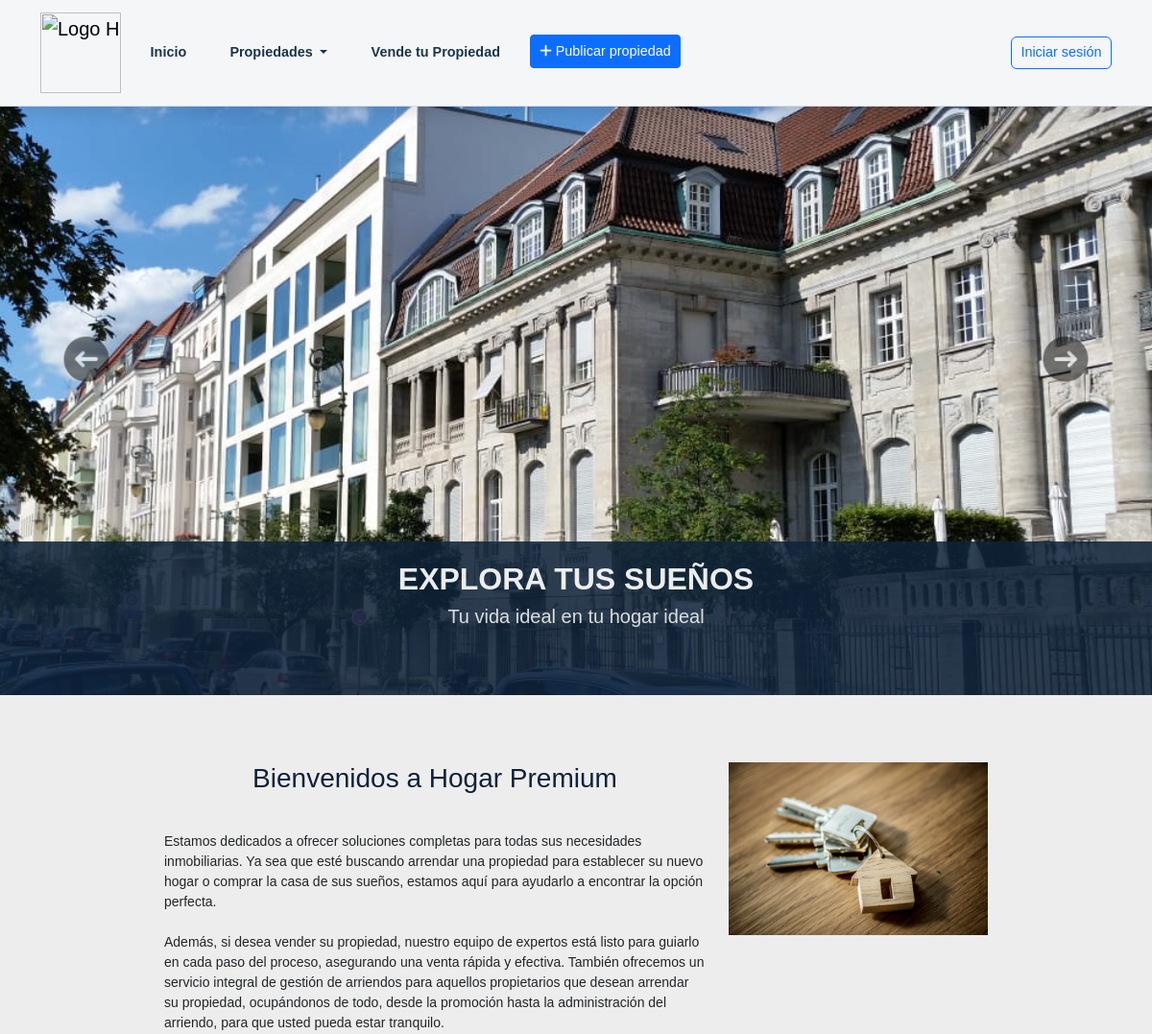
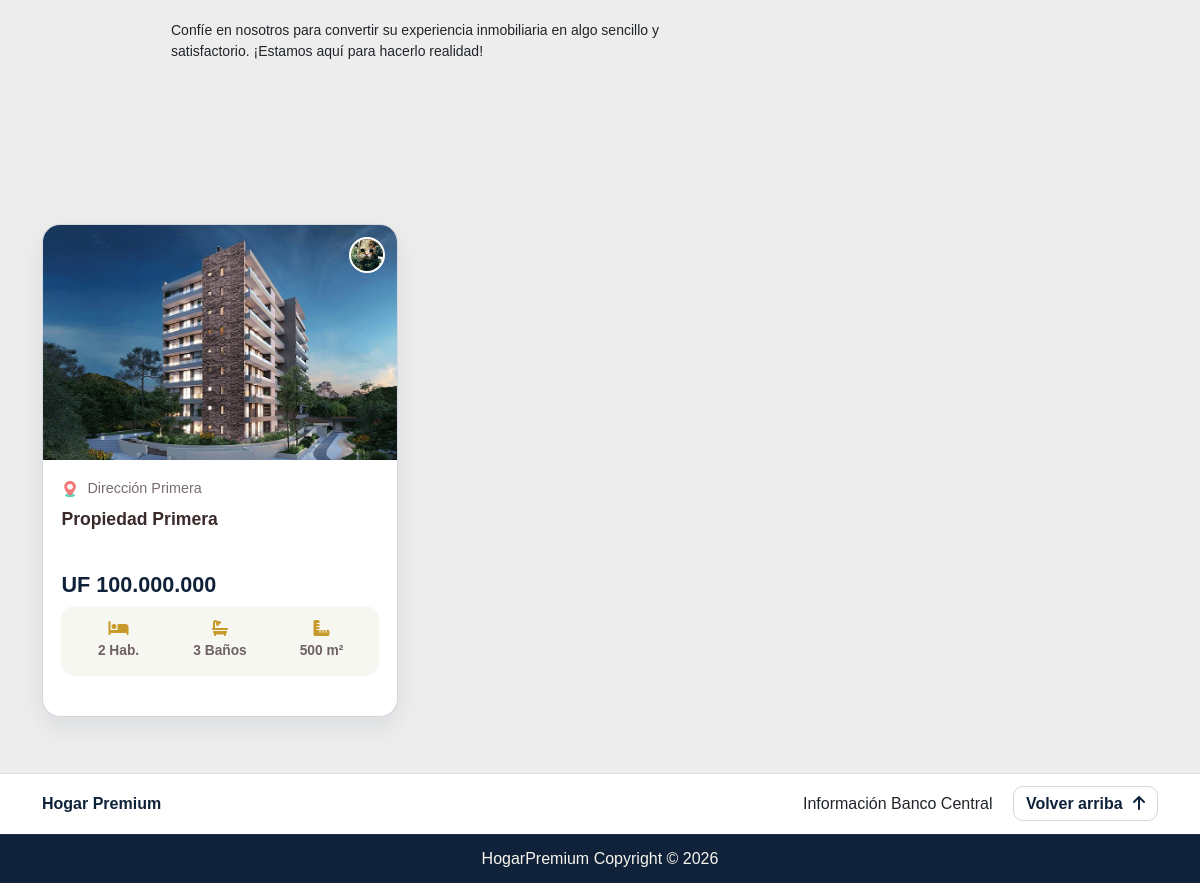
The page / on the database its author committed (2 pictures, top to bottom).
### inmobiliaria_app/models.py (models this page shows, shortened)
class Propiedad(models.Model):
    TIPO_PROPIEDAD_OPCIONES = [
        ('ar', 'Arriendo'),
        ('ve', 'Venta'),
    ]
    DISPONIBLE_OPCIONES = [
        ('si', 'Disponible'),
        ('no', 'No Disponible'),
    ]
    JARDIN_OPCIONES = [
        ('si', 'Si tiene Jardín'),
        ('no', 'No tiene Jardín'),
    ]
    PATIO_OPCIONES = [
        ('si', 'Si tiene Patio'),
        ('no', 'No tiene Patio'),
    ]
    GARAGE_OPCIONES = [
        ('si', 'Si tiene Garage'),
        ('no', 'No tiene Garage'),
    ]
    SOTANO_OPCIONES = [
        ('si', 'Si tiene Sótano'),
        ('no', 'No tiene Sótano'),
    ]
    idPropiedad                 = models.AutoField(primary_key=True, verbose_name='ID')
    tituloPropiedad             = models.CharField(max_length=100, verbose_name='Titulo de Propiedad')
    direccionPropiedad          = models.CharField(max_length=100, verbose_name='Dirección de Propiedad')
    descripcionPropiedad        = models.CharField(max_length=1500, verbose_name='Descripción de Propiedad')
    caracteristicasPropiedad    = models.CharField(max_length=1500, verbose_name='Características de Propiedad', null=True)
    precioPropiedad             = models.IntegerField(validators=[MinValueValidator(1)], verbose_name='Precio de Propiedad') # PRECIO EN UF # PROBAR API https://api.cmfchile.cl/documentacion/UF.html
    paisPropiedad               = models.ForeignKey(Pais, on_delete=models.CASCADE, verbose_name='País de Propiedad')
    tipoPropiedad               = models.CharField(
        max_length=2,
        choices=TIPO_PROPIEDAD_OPCIONES,
        verbose_name='Arriendo o Venta'
    )
    disponibilidadPropiedad     = models.CharField(
        max_length=2,
        choices=DISPONIBLE_OPCIONES,
        verbose_name='Disponibilidad'
    )
    habitacionesPropiedad       = models.IntegerField(validators=[MinValueValidator(0), MaxValueValidator(100)], verbose_name='Cantidad de Habitaciones')
    bannosPropiedad             = models.IntegerField(validators=[MinValueValidator(0), MaxValueValidator(100)], verbose_name='Cantidad de Baños')
    metroscubPropiedad          = models.IntegerField(validators=[MinValueValidator(1)], verbose_name='Metros Cuadrados de Propiedad')
    jardinPropiedad            = models.CharField(
        max_length=2,
        choices=JARDIN_OPCIONES,
        verbose_name='¿Tiene Jardín?'
    )
    patioPropiedad            = models.CharField(
        max_length=2,
        choices=PATIO_OPCIONES,
        verbose_name='¿Tiene Patio?'
    )
    garagePropiedad            = models.CharField(
        max_length=2,
        choices=GARAGE_OPCIONES,
        verbose_name='¿Tiene Garage?'
    )
    sotanoPropiedad            = models.CharField(
        max_length=2,
        choices=SOTANO_OPCIONES,
        verbose_name='¿Tiene Sótano?'
    )
    ofertaPropiedad             = models.IntegerField(validators=[MinValueValidator(0), MaxValueValidator(100)], verbose_name='% de Oferta')

class ImagenPropiedad(models.Model):
    idPropiedad                 = models.ForeignKey(Propiedad, on_delete=models.CASCADE, related_name='images', to_field='idPropiedad')
    imagenPropiedad             = models.ImageField(upload_to='imagenes/', verbose_name='Imagen/es de Propiedad')

class Pais(models.Model):
    TIPO_MONEDA_OPCIONES = {
        ('uf', 'UF'),
        ('eu', 'EURO'),
    }
    nombrePais      = models.CharField(max_length=50, unique=True, verbose_name='Nombre de País')
    iconoPais       = models.ImageField(upload_to='imagenes/', verbose_name='Icono de País')
    tipoMoneda      = models.CharField(max_length=2, choices=TIPO_MONEDA_OPCIONES, verbose_name='UF o EURO')
    codigoCelular   = models.CharField(max_length=4, verbose_name='Código de País')
    def __str__(self):
        return self.nombrePais

### inmobiliaria_app/views.py (the view)
# urls.py: path('', views.inicio, name='inicio'),
def inicio(request):
    esAdmin = request.user.is_superuser
    todas_propiedades =  Propiedad.objects.filter(disponibilidadPropiedad='si')
    context={
        'es_admin': esAdmin,
        'propiedades_todas':    todas_propiedades,
    }
    return render(request, 'inmobiliaria/inicio.html', context)

### inmobiliaria_app/templatetags/custom_filters.py (called while the page is built)
@register.filter
def acortar_titulo(value, max_lenght=60):
    if len(value) > max_lenght:
        return value[:max_lenght] + '...'
    return value

@register.filter
def formatear_dinero_uf(value):
    value = round(value)
    value = f'UF {value:,}'
    value = value.replace(',', '.')
    return value

### inmobiliaria_app/templates/inmobiliaria/inicio.html (shortened to what this page needs)
﻿{% extends 'inmobiliaria/base.html' %}
{% load bootstrap5 %}
{% load static %}
{% load custom_filters %}
    {% block head %}
    <link href="{%static  'css/index.css'%}" rel="stylesheet">
    <link rel="stylesheet" href="{% static 'css/tarjetas.css' %}">
    <link rel="stylesheet" href="{% static 'css/property-card.css' %}">
    {% endblock head %}
{% block body %}
<div class="carousel slide mx-auto" style="width: 100%;" id="carrusel-inicio" style="margin-top: 89px">
    <div class="carousel-inner">
        <div class="carousel-item item active">
            <img src="{% static 'images/carrusel.png' %}" class="d-block pos img-fluid" alt="...">
            <div class="overlay">
                <div class="container-fluid" style="background-color: rgba(15, 34, 58, 0.86); padding-top: 20px; min-height: 160px; width: 100%; position: absolute; bottom: 0px;">
                        <h2 class="text-center" style="color: rgba(255, 255, 255, 0.915); font-weight: bold;">EXPLORA TUS SUEÑOS </h2>
                        <div class="container" style="width: 60%;">
                            <h5 class="text-center" style="color: rgba(255, 255, 255, 0.837);">Tu vida ideal en tu hogar ideal</h5>
                        </div>
                </div>
            </div>
        </div>
    </div>
    <button class="carousel-control-prev" type="button" data-bs-target="#carrusel-inicio" data-bs-slide="prev" style="height: 700px;">
      <span class="carousel-control-prev-icon" aria-hidden="true"></span>
    </button>
    <button class="carousel-control-next" type="button" data-bs-target="#carrusel-inicio" data-bs-slide="next" style="height: 700px;">
      <span class="carousel-control-next-icon" aria-hidden="true"></span>
    </button>
</div>
<div class="container-fluid">
  <div class="container" style="width: 75%; margin-bottom: 50px; padding-top: 70px;">
    <div class="row">
      <div class="col-12 col-md-8  col-sm-8">
        <h3 class="text-center" style="color: #0F223A; padding-bottom: 30px;">Bienvenidos a Hogar Premium</h3>
        <div>
          <p style="font-size: 14px;">
            Estamos dedicados a ofrecer soluciones completas para todas sus necesidades inmobiliarias. Ya sea que esté buscando arrendar una propiedad para establecer su nuevo hogar o comprar la casa de sus sueños, estamos aquí para ayudarlo a encontrar la opción perfecta.
            <br><br>
            Además, si desea vender su propiedad, nuestro equipo de expertos está listo para guiarlo en cada paso del proceso, asegurando una venta rápida y efectiva. También ofrecemos un servicio integral de gestión de arriendos para aquellos propietarios que desean arrendar su propiedad, ocupándonos de todo, desde la promoción hasta la administración del arriendo, para que usted pueda estar tranquilo.
            <br><br>
            Confíe en nosotros para convertir su experiencia inmobiliaria en algo sencillo y satisfactorio. ¡Estamos aquí para hacerlo realidad!
          </p>
        </div>
      </div>
      <div class="col-12 col-md-4 col-sm-4 text-center">
        <img src="/static/images/14502.jpg" alt="Hogar Premium" class="img-fluid" style="max-height: 300px;">
      </div>
    </div>
  </div>
</div>
<br>
<br><br>
<div class="container pb-5">
  <div class="row g-4">
    {% for propiedad in propiedades_todas %}
    <div class="col-12 col-md-6 col-xl-4">
      {% include 'inmobiliaria/components/property_card.html' with propiedad=propiedad %}
    </div>
    {% endfor %}
  </div>
</div>
{% endblock body %}

### inmobiliaria_app/templates/inmobiliaria/components/property_card.html (shortened to what this page needs)
﻿{% load static %}
{% load custom_filters %}
<div class="card property-card h-100">
  <a href="{% url 'ficha' propiedad.idPropiedad %}" class="property-link h-100">
    <div class="property-media">
      {% if propiedad.images.all.0 %}
        <img src="{{ propiedad.images.all.0.imagenPropiedad.url }}" alt="{{ propiedad.tituloPropiedad }}">
      {% else %}
        <img src="{% static 'images/sin-imagen.png' %}" alt="Sin imagen disponible">
      {% endif %}
      {% if propiedad.paisPropiedad.iconoPais %}
        <img src="{{ propiedad.paisPropiedad.iconoPais.url }}" alt="{{ propiedad.paisPropiedad }}" class="property-flag">
      {% endif %}
    </div>
    <div class="property-body d-flex flex-column">
      <div class="property-address d-flex align-items-center">
        <i class="direccion-icono icono"></i>
        <span>{{ propiedad.direccionPropiedad }}</span>
      </div>
      <h5 class="property-title">{{ propiedad.tituloPropiedad|acortar_titulo:60 }}</h5>
      <div class="mb-2">
        <div class="property-price">
          {% if propiedad.ofertaPropiedad > 0 %}
            {% if propiedad.paisPropiedad.tipoMoneda == 'eu' %}
              {{ propiedad.precioPropiedad|descuento_propiedad:propiedad.ofertaPropiedad|formatear_dinero_euro }}
            {% elif propiedad.paisPropiedad.tipoMoneda == 'uf' %}
              {{ propiedad.precioPropiedad|descuento_propiedad:propiedad.ofertaPropiedad|formatear_dinero_uf }}
            {% endif %}
          {% else %}
            {% if propiedad.paisPropiedad.tipoMoneda == 'eu' %}
              {{ propiedad.precioPropiedad|formatear_dinero_euro }}
            {% elif propiedad.paisPropiedad.tipoMoneda == 'uf' %}
              {{ propiedad.precioPropiedad|formatear_dinero_uf }}
            {% endif %}
          {% endif %}
        </div>
      </div>
      <div class="row property-meta text-center g-0 mt-auto">
        <div class="col-4">
          <div class="property-meta-item">
            <i class="fa-solid fa-bed"></i>
            <span>{{ propiedad.habitacionesPropiedad }} Hab.</span>
          </div>
        </div>
        <div class="col-4">
          <div class="property-meta-item">
            <i class="fa-solid fa-bath"></i>
            <span>{{ propiedad.bannosPropiedad }} Baños</span>
          </div>
        </div>
        <div class="col-4">
          <div class="property-meta-item">
            <i class="fa-solid fa-ruler-combined"></i>
            <span>{{ propiedad.metroscubPropiedad }} m²</span>
          </div>
        </div>
      </div>
    </div>
  </a>
</div>

### inmobiliaria_app/static/css/base.css (style rules this page uses)
:root { --brand-navy: #0F223A; --brand-gold: #C89A2B; --brand-cream: #f8f5ed; --brand-soft: #e5eaf1; }
body { background-color: #fa9092; }

### inmobiliaria_app/static/css/index.css (style rules this page uses)
.overlay { position: absolute; top: 0; left: 0; width: 100%; height: 100%; display: flex; justify-content: center; align-items: center; }
.carousel-inner > .item > img { height: 700px; object-fit: cover; width: 100%; object-position: right center; }

### inmobiliaria_app/static/css/tarjetas.css (style rules this page uses)
.icono { display: inline-block; width: 18px; height: 18px; background-size: contain; background-repeat: no-repeat; margin-right: 8px; vertical-align: middle; opacity: 0.7; }
.direccion-icono { background-image: url('/static/images/map-pin.png'); }
a { color: inherit; text-decoration: none; }

### inmobiliaria_app/static/css/property-card.css (style rules this page uses)
.property-card { border: 1px solid rgba(15, 34, 58, 0.18); border-radius: 18px; overflow: hidden; background-color: #ffffff; box-shadow: 0 10px 24px rgba(15, 34, 58, 0.08); transition: transform 0.2s ease, box-shadow 0.2s ease; }
.property-link { display: block; color: inherit; }
.property-media { position: relative; background-color: #f3eded; }
.property-media > img:not(.property-flag) { width: 100%; height: 235px; object-fit: cover; display: block; }
.property-flag { position: absolute; top: 12px; right: 12px; width: 36px; height: 36px; display: block; padding: 0; border-radius: 50%; border: 2px solid #ffffff; background-color: #ffffff; object-fit: cover; }
.property-body { padding: 1.15rem 1.15rem 1rem; }
.property-address { color: #7a6d6d; font-size: 0.9rem; margin-bottom: 0.55rem; }
.property-title { color: #3a2a2a; font-size: 1.1rem; font-weight: 700; line-height: 1.35; min-height: 3rem; margin-bottom: 1rem; }
.property-price { color: #0F223A; font-size: 1.35rem; font-weight: 700; line-height: 1.2; }
.property-meta { margin-top: 1rem; padding: 0.85rem 0.4rem; background-color: #f7f7f2; border-radius: 14px; }
.property-meta-item { color: #6f6262; font-size: 0.86rem; font-weight: 600; }
.property-meta-item i { color: #C89A2B; display: block; font-size: 1rem; margin-bottom: 0.35rem; }

### inmobiliaria_app/templates/inmobiliaria/base.html (style rules this page uses)
body { font-family: sans-serif; background-color: rgb(237, 237, 237); }

### inmobiliaria_app/templates/inmobiliaria/inicio.html (style rules this page uses)
body { font-family: sans-serif; }
.carousel-control-prev-icon { width: 60px; height: 60px; background-image: url("/static/images/arrow-left.png"); }
.carousel-control-next-icon { width: 60px; height: 60px; background-image: url("/static/images/arrow-right.png"); }

### rows shown on the page
Propiedad: images.all.0.imagenPropiedad (picture), paisPropiedad.iconoPais (picture), direccionPropiedad "Dirección Primera", tituloPropiedad|acortar_titulo "Propiedad Primera", precioPropiedad "UF 100.000.000", habitacionesPropiedad "2", bannosPropiedad "3", metroscubPropiedad "500"
